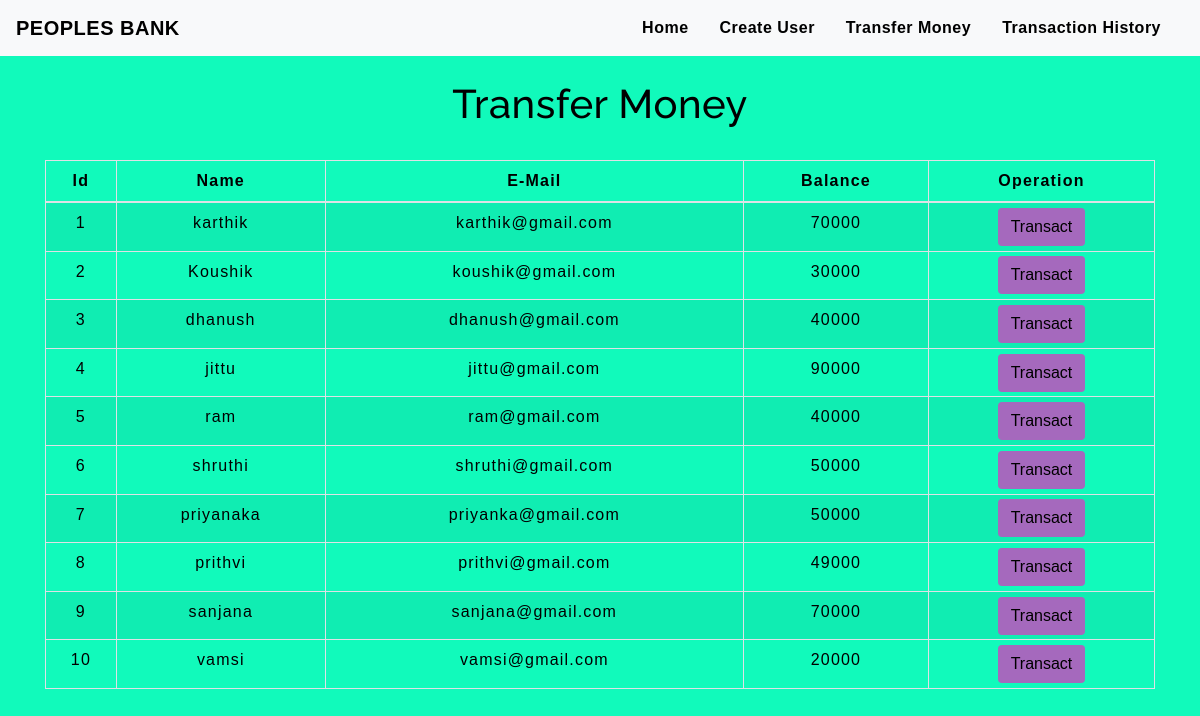
The app's page /transfermoney.php with its own data.
### tables this page shows
CREATE TABLE `users` (
  `id` int(3) NOT NULL,
  `name` text NOT NULL,
  `email` varchar(30) NOT NULL,
  `balance` int(8) NOT NULL
);

### transfermoney.php (the view, shortened to what this page needs)
<!DOCTYPE html>
<html lang="en">
<head>
    <link rel="stylesheet" href="https://maxcdn.bootstrapcdn.com/bootstrap/4.0.0/css/bootstrap.min.css">
    <link rel="stylesheet" type="text/css" href="css/table.css">
    <link rel="stylesheet" type="text/css" href="css/navbar.css">
</head>
<body style="background-color : #11FABB ">
<?php
    include 'config.php';
    $sql = "SELECT * FROM users";
    $result = mysqli_query($conn,$sql);
?>
<?php
  include 'navbar.php';
?>
<div class="container">
        <h2 class="text-center pt-4" style="color : black;">Transfer Money</h2>
        <br>
            <div class="row">
                <div class="col">
                    <div class="table-responsive-sm">
                    <table class="table table-hover table-sm table-striped table-condensed table-bordered" style="border-color:black;">
                        <thead style="color : black;">
                            <tr>
                            <th scope="col" class="text-center py-2">Id</th>
                            <th scope="col" class="text-center py-2">Name</th>
                            <th scope="col" class="text-center py-2">E-Mail</th>
                            <th scope="col" class="text-center py-2">Balance</th>
                            <th scope="col" class="text-center py-2">Operation</th>
                            </tr>
                        </thead>
                        <tbody>
                <?php
                    while($rows=mysqli_fetch_assoc($result)){
                ?>
                    <tr style="color : black;">
                        <td class="py-2"><?php echo $rows['id'] ?></td>
                        <td class="py-2"><?php echo $rows['name']?></td>
                        <td class="py-2"><?php echo $rows['email']?></td>
                        <td class="py-2"><?php echo $rows['balance']?></td>
                        <td><a href="selecteduserdetail.php?id= <?php echo $rows['id'] ;?>"> <button type="button" class="btn" style="background-color : #A569BD;">Transact</button></a></td>
                    </tr>
                <?php
                    }
                ?>
                        </tbody>
                    </table>
                    </div>
                </div>
            </div>
         </div>
</body>
</html>

### navbar.php (shortened to what this page needs)
<nav class="navbar navbar-expand-md navbar-light bg-light">
<a class="navbar-brand" href="index.php" style="color :black;"><b>PEOPLES BANK</b></a>
<div class="collapse navbar-collapse" id="collapsibleNavbar">
      <ul class="navbar-nav ml-auto">
        <li class="nav-item">
          <a class="nav-link" href="index.php" style="color :black;"><b>Home</b></a>
        </li>
        <li class="nav-item">
          <a class="nav-link" href="createuser.php" style="color : black;"><b>Create User</b></a>
        </li>
        <li class="nav-item">
          <a class="nav-link" href="transfermoney.php" style="color : black;"><b>Transfer Money</b></a>
        </li>
        <li class="nav-item">
          <a class="nav-link" href="transactionhistory.php" style="color :black;"><b>Transaction History</b></a>
        </li>
    </div>
 </nav>

### css/table.css (style rules this page uses)
* { padding: 0; margin: 0; box-sizing: border-box; font-family: sans-serif; }
h2 { font-size: 40px; }
table { letter-spacing: 1.2px; }
td { text-align: center; }
button { border:none; background: yellow; transition: 1s; }

### css/navbar.css (style rules this page uses)
.nav-link { margin-right: 15px; color:#2F363F; letter-spacing: 0.5px; transition: 0.5s; }
.navbar-brand { color: #4C4B4B; letter-spacing: 0.5px; }
h2 { color: #4C4B4B; letter-spacing: 0.5px; font-family: raleway; }

### transfermoney.php (style rules this page uses)
button { transition: 1.5s; }

### records on screen
users: id "1", name "karthik", email "karthik@gmail.com", balance "70000"
users: id "2", name "Koushik", email "koushik@gmail.com", balance "30000"
users: id "3", name "dhanush", email "dhanush@gmail.com", balance "40000"
users: id "4", name "jittu", email "jittu@gmail.com", balance "90000"
users: id "5", name "ram", email "ram@gmail.com", balance "40000"
users: id "6", name "shruthi", email "shruthi@gmail.com", balance "50000"
users: id "7", name "priyanaka", email "priyanka@gmail.com", balance "50000"
users: id "8", name "prithvi", email "prithvi@gmail.com", balance "49000"
users: id "9", name "sanjana", email "sanjana@gmail.com", balance "70000"
users: id "10", name "vamsi", email "vamsi@gmail.com", balance "20000"
